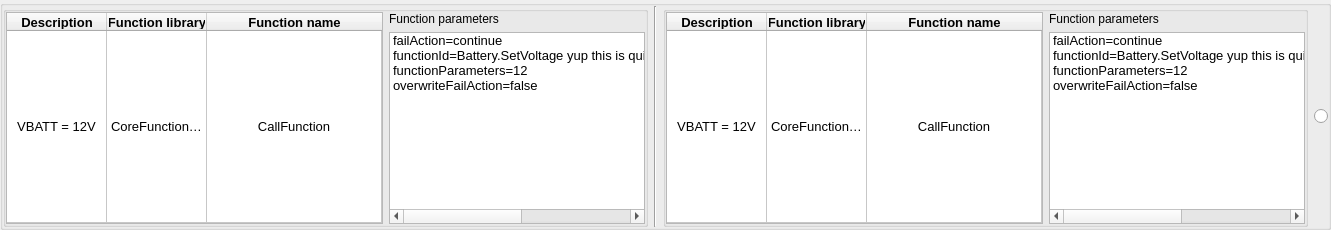
        <widget class="QGroupBox" name="testcase_1_box_10">
         <property name="sizePolicy">
          <sizepolicy hsizetype="Preferred" vsizetype="Preferred">
           <horstretch>0</horstretch>
           <verstretch>0</verstretch>
          </sizepolicy>
         </property>
         <property name="minimumSize">
          <size>
           <width>0</width>
           <height>150</height>
          </size>
         </property>
         <property name="maximumSize">
          <size>
           <width>16777215</width>
           <height>16777215</height>
          </size>
         </property>
         <property name="title">
          <string/>
         </property>
         <property name="alignment">
          <set>Qt::AlignLeading|Qt::AlignLeft|Qt::AlignVCenter</set>
         </property>
         <property name="flat">
          <bool>false</bool>
         </property>
         <property name="checkable">
          <bool>false</bool>
         </property>
         <property name="checked">
          <bool>false</bool>
         </property>
         <layout class="QHBoxLayout" name="horizontalLayout_33">
          <property name="leftMargin">
           <number>0</number>
          </property>
          <property name="topMargin">
           <number>0</number>
          </property>
          <property name="rightMargin">
           <number>0</number>
          </property>
          <property name="bottomMargin">
           <number>0</number>
          </property>
          <item>
           <widget class="QGroupBox" name="old_1_box_11">
            <property name="minimumSize">
             <size>
              <width>600</width>
              <height>0</height>
             </size>
            </property>
            <property name="title">
             <string/>
            </property>
            <layout class="QHBoxLayout" name="horizontalLayout_34">
             <property name="leftMargin">
              <number>0</number>
             </property>
             <property name="topMargin">
              <number>0</number>
             </property>
             <property name="rightMargin">
              <number>0</number>
             </property>
             <property name="bottomMargin">
              <number>0</number>
             </property>
             <item>
              <widget class="QTableWidget" name="tableWidget_22">
               <property name="minimumSize">
                <size>
                 <width>377</width>
                 <height>0</height>
                </size>
               </property>
               <property name="font">
                <font>
                 <pointsize>10</pointsize>
                </font>
               </property>
               <property name="gridStyle">
                <enum>Qt::SolidLine</enum>
               </property>
               <property name="wordWrap">
                <bool>true</bool>
               </property>
               <property name="cornerButtonEnabled">
                <bool>true</bool>
               </property>
               <attribute name="horizontalHeaderCascadingSectionResizes">
                <bool>false</bool>
               </attribute>
               <attribute name="horizontalHeaderStretchLastSection">
                <bool>true</bool>
               </attribute>
               <attribute name="verticalHeaderVisible">
                <bool>false</bool>
               </attribute>
               <attribute name="verticalHeaderStretchLastSection">
                <bool>true</bool>
               </attribute>
               <row>
                <property name="text">
                 <string/>
                </property>
               </row>
               <column>
                <property name="text">
                 <string>Description</string>
                </property>
                <property name="font">
                 <font>
                  <weight>75</weight>
                  <bold>true</bold>
                 </font>
                </property>
               </column>
               <column>
                <property name="text">
                 <string>Function library</string>
                </property>
                <property name="font">
                 <font>
                  <weight>75</weight>
                  <bold>true</bold>
                 </font>
                </property>
               </column>
               <column>
                <property name="text">
                 <string>Function name</string>
                </property>
                <property name="font">
                 <font>
                  <weight>75</weight>
                  <bold>true</bold>
                 </font>
                </property>
               </column>
               <item row="0" column="0">
                <property name="text">
                 <string>VBATT = 12V</string>
                </property>
                <property name="textAlignment">
                 <set>AlignCenter</set>
                </property>
               </item>
               <item row="0" column="1">
                <property name="text">
                 <string>CoreFunctions.dll</string>
                </property>
                <property name="textAlignment">
                 <set>AlignCenter</set>
                </property>
               </item>
               <item row="0" column="2">
                <property name="text">
                 <string>CallFunction</string>
                </property>
                <property name="textAlignment">
                 <set>AlignCenter</set>
                </property>
               </item>
              </widget>
             </item>
             <item>
              <widget class="QWidget" name="widget_22" native="true">
               <layout class="QVBoxLayout" name="verticalLayout_24">
                <property name="leftMargin">
                 <number>0</number>
                </property>
                <property name="topMargin">
                 <number>0</number>
                </property>
                <property name="rightMargin">
                 <number>0</number>
                </property>
                <property name="bottomMargin">
                 <number>0</number>
                </property>
                <item>
                 <widget class="QLabel" name="label_22">
                  <property name="autoFillBackground">
                   <bool>false</bool>
                  </property>
                  <property name="text">
                   <string>Function parameters</string>
                  </property>
                 </widget>
                </item>
                <item>
                 <widget class="QListWidget" name="listWidget_23">
                  <property name="minimumSize">
                   <size>
                    <width>200</width>
                    <height>0</height>
                   </size>
                  </property>
                  <property name="font">
                   <font>
                    <pointsize>10</pointsize>
                   </font>
                  </property>
                  <item>
                   <property name="text">
                    <string>failAction=continue</string>
                   </property>
                  </item>
                  <item>
                   <property name="text">
                    <string>functionId=Battery.SetVoltage yup this is quite a long string how do we deal with it&gt;?</string>
                   </property>
                  </item>
                  <item>
                   <property name="text">
                    <string>functionParameters=12</string>
                   </property>
                  </item>
                  <item>
                   <property name="text">
                    <string>overwriteFailAction=false</string>
                   </property>
                  </item>
                 </widget>
                </item>
               </layout>
              </widget>
             </item>
            </layout>
           </widget>
          </item>
          <item>
           <widget class="Line" name="line_12">
            <property name="orientation">
             <enum>Qt::Vertical</enum>
            </property>
           </widget>
          </item>
          <item>
           <widget class="QGroupBox" name="new_1_box_11">
            <property name="minimumSize">
             <size>
              <width>600</width>
              <height>0</height>
             </size>
            </property>
            <property name="title">
             <string/>
            </property>
            <layout class="QHBoxLayout" name="horizontalLayout_35">
             <property name="leftMargin">
              <number>0</number>
             </property>
             <property name="topMargin">
              <number>0</number>
             </property>
             <property name="rightMargin">
              <number>0</number>
             </property>
             <property name="bottomMargin">
              <number>0</number>
             </property>
             <item>
              <widget class="QTableWidget" name="tableWidget_23">
               <property name="minimumSize">
                <size>
                 <width>377</width>
                 <height>0</height>
                </size>
               </property>
               <property name="font">
                <font>
                 <pointsize>10</pointsize>
                </font>
               </property>
               <property name="gridStyle">
                <enum>Qt::SolidLine</enum>
               </property>
               <property name="wordWrap">
                <bool>true</bool>
               </property>
               <property name="cornerButtonEnabled">
                <bool>true</bool>
               </property>
               <attribute name="horizontalHeaderCascadingSectionResizes">
                <bool>false</bool>
               </attribute>
               <attribute name="horizontalHeaderStretchLastSection">
                <bool>true</bool>
               </attribute>
               <attribute name="verticalHeaderVisible">
                <bool>false</bool>
               </attribute>
               <attribute name="verticalHeaderStretchLastSection">
                <bool>true</bool>
               </attribute>
               <row>
                <property name="text">
                 <string/>
                </property>
               </row>
               <column>
                <property name="text">
                 <string>Description</string>
                </property>
                <property name="font">
                 <font>
                  <weight>75</weight>
                  <bold>true</bold>
                 </font>
                </property>
               </column>
               <column>
                <property name="text">
                 <string>Function library</string>
                </property>
                <property name="font">
                 <font>
                  <weight>75</weight>
                  <bold>true</bold>
                 </font>
                </property>
               </column>
               <column>
                <property name="text">
                 <string>Function name</string>
                </property>
                <property name="font">
                 <font>
                  <weight>75</weight>
                  <bold>true</bold>
                 </font>
                </property>
               </column>
               <item row="0" column="0">
                <property name="text">
                 <string>VBATT = 12V</string>
                </property>
                <property name="textAlignment">
                 <set>AlignCenter</set>
                </property>
               </item>
               <item row="0" column="1">
                <property name="text">
                 <string>CoreFunctions.dll</string>
                </property>
                <property name="textAlignment">
                 <set>AlignCenter</set>
                </property>
               </item>
               <item row="0" column="2">
                <property name="text">
                 <string>CallFunction</string>
                </property>
                <property name="textAlignment">
                 <set>AlignCenter</set>
                </property>
               </item>
              </widget>
             </item>
             <item>
              <widget class="QWidget" name="widget_23" native="true">
               <layout class="QVBoxLayout" name="verticalLayout_25">
                <property name="leftMargin">
                 <number>0</number>
                </property>
                <property name="topMargin">
                 <number>0</number>
                </property>
                <property name="rightMargin">
                 <number>0</number>
                </property>
                <property name="bottomMargin">
                 <number>0</number>
                </property>
                <item>
                 <widget class="QLabel" name="label_23">
                  <property name="text">
                   <string>Function parameters</string>
                  </property>
                 </widget>
                </item>
                <item>
                 <widget class="QListWidget" name="listWidget_24">
                  <property name="minimumSize">
                   <size>
                    <width>200</width>
                    <height>0</height>
                   </size>
                  </property>
                  <property name="font">
                   <font>
                    <pointsize>10</pointsize>
                   </font>
                  </property>
                  <item>
                   <property name="text">
                    <string>failAction=continue</string>
                   </property>
                  </item>
                  <item>
                   <property name="text">
                    <string>functionId=Battery.SetVoltage yup this is quite a long string how do we deal with it&gt;?</string>
                   </property>
                  </item>
                  <item>
                   <property name="text">
                    <string>functionParameters=12</string>
                   </property>
                  </item>
                  <item>
                   <property name="text">
                    <string>overwriteFailAction=false</string>
                   </property>
                  </item>
                 </widget>
                </item>
               </layout>
              </widget>
             </item>
            </layout>
           </widget>
          </item>
          <item>
           <widget class="QRadioButton" name="radioButton_11">
            <property name="text">
             <string/>
            </property>
           </widget>
          </item>
         </layout>
        </widget>
